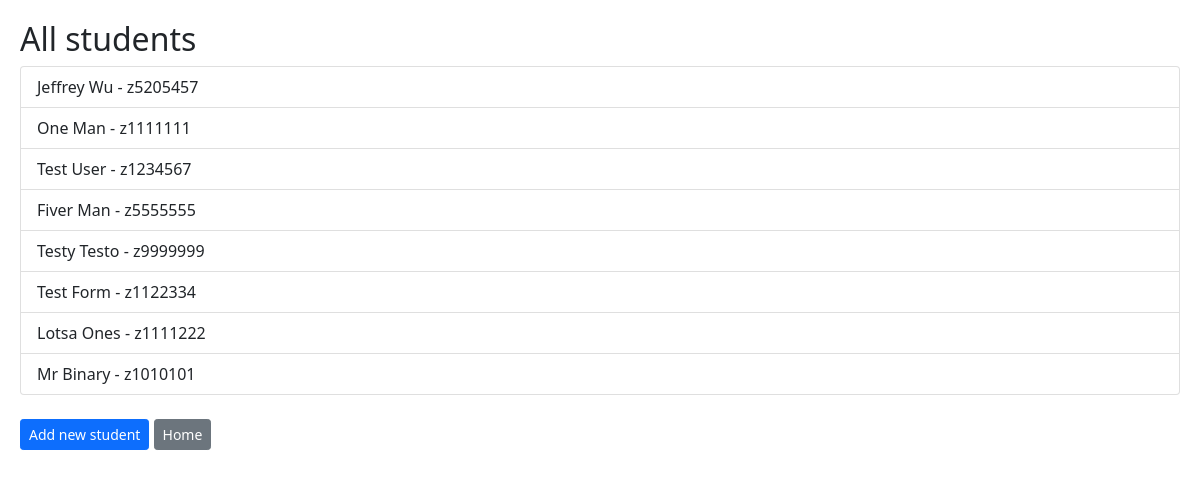
/courses/students/, run on an earlier commit of the app's database.
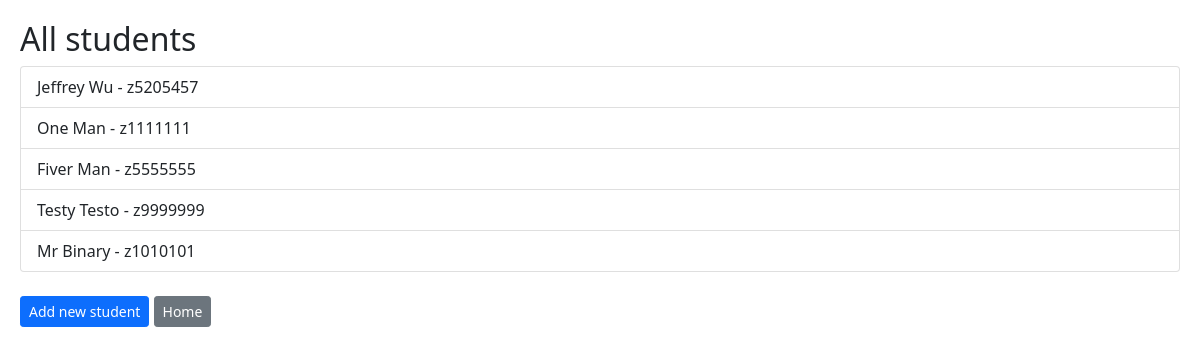
And on a later commit of the database.
### courses/models.py (models this page shows)
class Student(models.Model):
    z_id = models.CharField(primary_key=True, max_length=8, validators=[RegexValidator(regex='^z\d{7}$', \
        message='zId needs to start with z followed by 7 numbers')])
    first_name = models.CharField(max_length=30)
    last_name = models.CharField(max_length=30)
    courses = models.ManyToManyField(Course, through='Enrolment', blank=True)
    def __str__(self):
        return f"{self.first_name} {self.last_name}"

### courses/views.py (the view)
# urls.py: path('students/', views.AllStudentsView.as_view(), name='all_students'),
class AllStudentsView(generic.ListView):
    model = Student
    queryset = Student.objects.all()
    context_object_name = 'all_students'
    template_name = 'courses/students/all_students.html'

### courses/templates/courses/students/all_students.html
{% extends 'courses/base.html' %}
{% block content %}
    <h2>All students</h2>
    {% if all_students %}
        <ul class="list-group">
            {% for student in all_students %}
            <a href="{% url 'courses:student_detail' student.z_id %}"
                class="list-group-item list-group-item-action">{{ student }} - {{ student.z_id }}</a>
            {% endfor %}
        </ul>
        <br />
    {% else %}
        <p>There are no students</p>
    {% endif %}
    <input type="button" value="Add new student" class="btn btn-primary btn-sm"
        onclick="location.href='{% url 'courses:new_student' %}'">
    <input type="button" value="Home" class="btn btn-secondary btn-sm"
    onclick="location.href='{% url 'courses:students_home' %}'">
{% endblock %}

What changed in the data, as far as the page shows it:
removed Student: first_name+last_name "Test User", z_id "z1234567"
removed Student: first_name+last_name "Test Form", z_id "z1122334"
removed Student: first_name+last_name "Lotsa Ones", z_id "z1111222"
